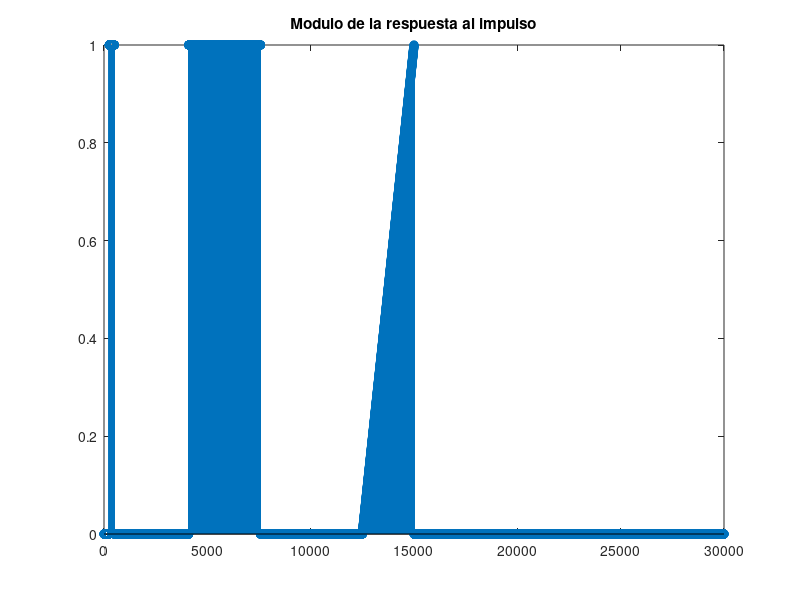
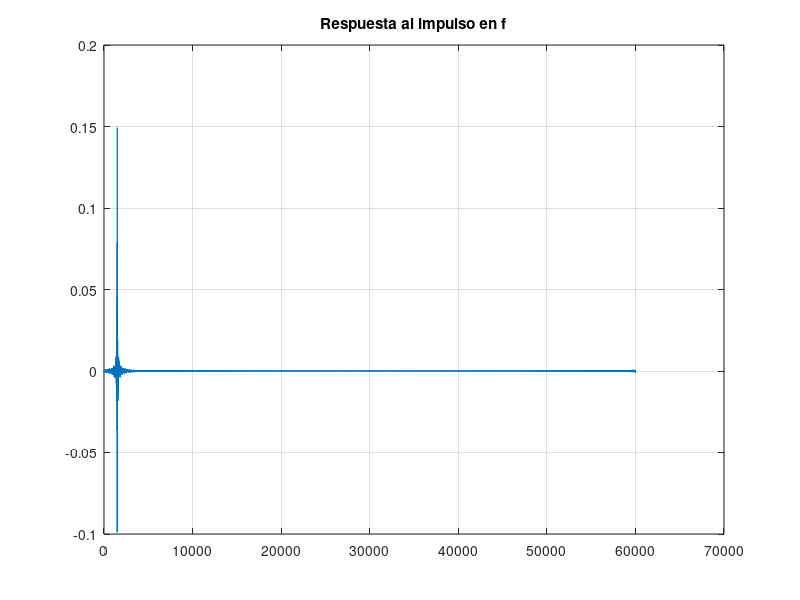
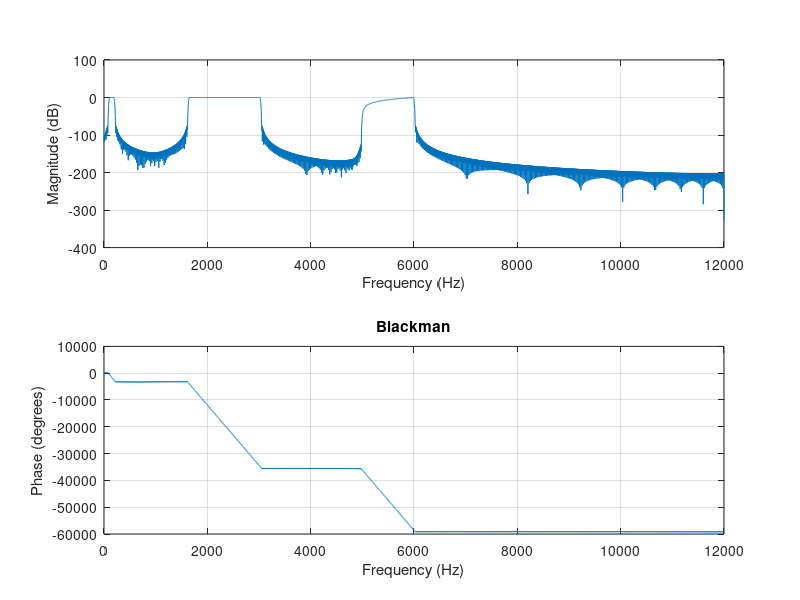
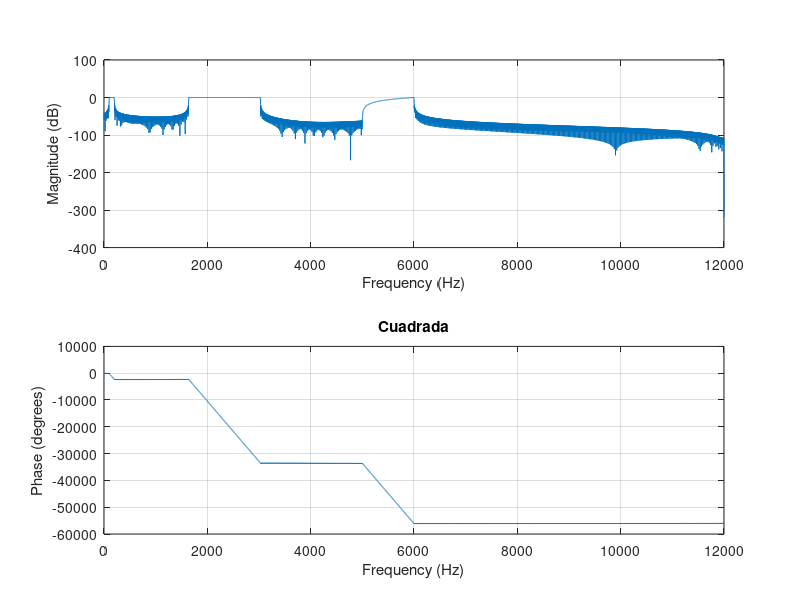

Recreate these plots in MATLAB, in order.
#Ejercicio 2 - FILTROS
clc;
clear all;
clf;
pkg load signal;
#La idea es hacer un filtro multi banda que deje pasar una x cantidad de frecuencias
#Aca vamos a asumir que la fm es 4*fmax a filtrar
fm=4*6000;

#Datos del muestreo
N = 3000;
M = 10*N;

##MODULO
M_fourier=2*M+1;
df=fm/M_fourier; #ancho de las bandas a sacar
muestras=zeros(1,M+1);

#Y aqui vamos a ir buscando las frecuencias correspondientes a las distintas bandas
#------100-200------
nr_inf=fix(100/df)+1; #Muestra en donde esta 100hz
nr_sup=fix(200/df)+1; #Muestra en donde esta 200hz
muestras(nr_inf:nr_sup)=1;

#------1640-3028------
nr_inf=fix(1640/df)+1; #Muestra en donde esta 1640hz
nr_sup=fix(3028/df)+1; #Muestra en donde esta 3028hz
muestras(nr_inf:nr_sup)=1;


#------5000-6000------
nr_inf=fix(5000/df)+1; #Muestra en donde esta 5000hz
nr_sup=fix(6000/df)+1; #Muestra en donde esta 6000hz
muestras(nr_inf:nr_sup)=linspace(0,1,length(nr_inf:nr_sup));
stem(0:M,muestras);

title('Modulo de la respuesta al impulso');

retardo=(N-1)/2;
fase=exp(-j*2*pi*retardo*([0:M]/M_fourier));

R=muestras.*fase;

R=[R conj(R(end:-1:2))];

h=real(ifft(R));
figure;
plot(h)
title('Respuesta al impulso en f');
grid on;


#VENTANA de blackman :
hf=h(1:N).*blackman(N).';
figure;
stem(hf);
title('Respuesta en frecuencia y fase ()');
freqz(hf,1,1000,fm);
title('Blackman')

#VENTANA CUADRADA :
hf=h(1:N).*boxcar(N).';
figure;
stem(hf)
title('Respuesta en frecuencia y fase');
freqz(hf,1,1000,fm);
title('Cuadrada')
